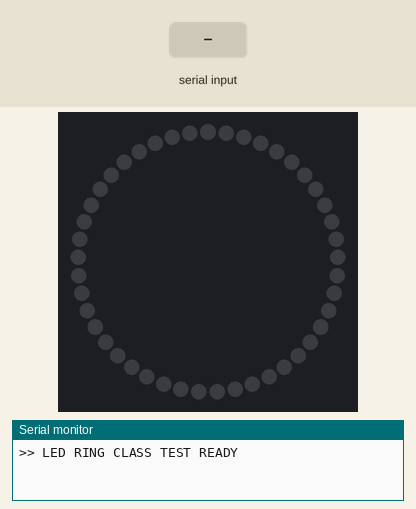
This sketch was run on a simulated Arduino Nano Every. Parts: 45 RGB LEDs in a ring, first at the top, clockwise, the last lines printed to the serial monitor. The inputs (shaded band) are chosen by the test bench. Dim RGB values are drawn brighter than linear.

Above: at 1.2 s.
1.3 s: "30,150\n" received over Serial
2.8 s: "2\n" received over Serial
At 3.7 s:
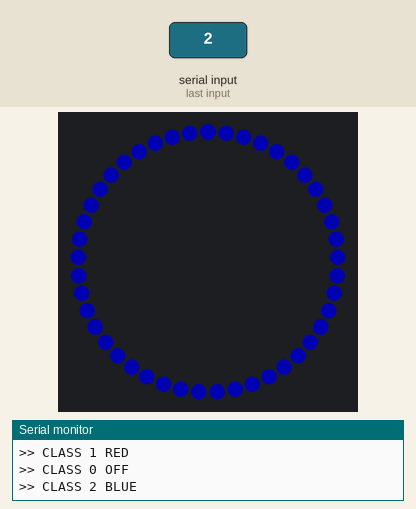
4.3 s: "1\n" received over Serial
At 4.9 s:
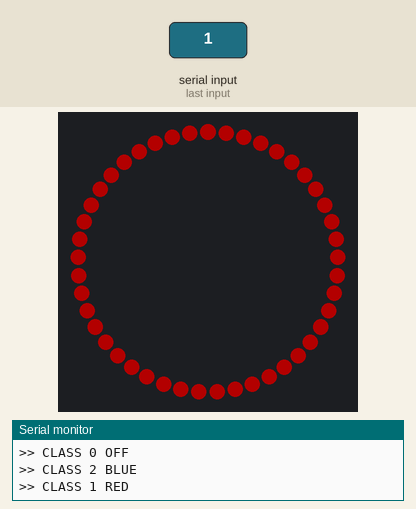
5.8 s: "90,45\n" received over Serial
At 7.0 s:
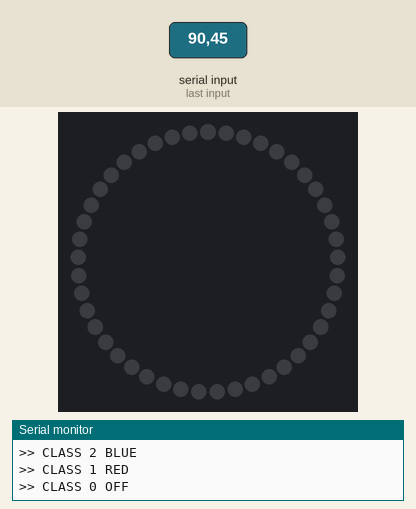
7.3 s: "3\n" received over Serial
At 8.4 s:
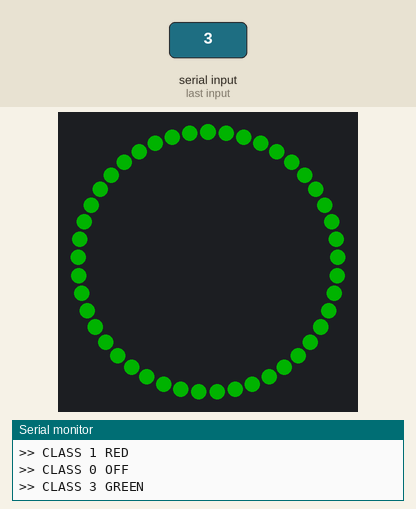
Timing chart, 0 to 9.8 s (numbered marks = the images above; inputs shaded):
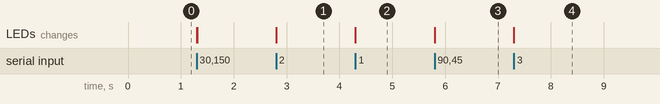

The sketch:

ArduinoProcessing.ino
```cpp
/*
  LED RING CLASS TEST  -  Arduino Nano Every

  The Arduino side of the Wekinator test. Use it together with the Processing sketch WekinatorMouseTest.

  Processing sends a number (1, 2 or 3, then a new line), exactly like the Wekinator bridge does for BreathDevice.
  This sketch colours the whole LED ring for that number:
    1 = RED      (in BreathDevice: too fast)
    2 = BLUE     (in BreathDevice: too slow)
    3 = GREEN    (in BreathDevice: erratic)
    0 = OFF
  Every time the number changes it answers with a message, for example ">> CLASS 2 BLUE" (no ":" so Processing only shows it).

  So: the ring changes colour when the cursor moves to another area = Processing -> Wekinator -> Processing -> Arduino all work.

  WIRING: the same as BreathDevice (ring DI -> A1, ring power from the power bank, grounds joined).
  Needs the library "Adafruit NeoPixel". After the test, upload BreathDevice again.
*/

#include <Adafruit_NeoPixel.h>                                        // The Adafruit NeoPixel library controls the LED ring.

// PINS

const int LED_PIN   = A1;                                             // The LED ring's data wire is connected to pin A1, as in BreathDevice.
const int LED_COUNT = 45;                                             // The ring has 45 LEDs.
Adafruit_NeoPixel ring(LED_COUNT, LED_PIN, NEO_GRB + NEO_KHZ800);     // This creates the LED ring object the code talks to.

// SETTINGS

const int  LED_BRIGHTNESS = 60;                                       // The ring's overall brightness, from 0 to 255, the same as BreathDevice.
const long BAUD_RATE      = 115200;                                   // The USB speed, the same as BreathDevice and the Processing sketches.

// VARIABLES

int shownClass = -1;                                                  // The number the ring is showing now (-1 = nothing yet, so the first number always changes it).

// HELPERS

void fillRing(int red, int green, int blue) {                         // This function gives every LED the same colour.
  for (int i = 0; i < LED_COUNT; i++) {                               // It goes through all 45 LEDs...
    ring.setPixelColor(i, ring.Color(red, green, blue));              // ...and gives each one the colour.
  }                                                                   // End of going through the LEDs.
  ring.show();                                                        // The new colours are sent to the ring all at once.
}                                                                     // End of fillRing.

// SETUP + LOOP

void setup() {                                                        // setup() runs once, when the Arduino is switched on.
  Serial.begin(BAUD_RATE);                                            // The USB connection is started.
  ring.begin();                                                       // The LED ring is started.
  ring.setBrightness(LED_BRIGHTNESS);                                 // Its overall brightness is limited.
  fillRing(0, 0, 0);                                                  // It starts with all LEDs off.
  Serial.println(">> LED RING CLASS TEST READY");                     // Processing is told the test has started.
}                                                                     // End of setup.

void loop() {                                                         // loop() runs again and again.
  if (Serial.available() == 0) return;                                // If Processing sent nothing, nothing happens this time.
  char letter = Serial.read();                                        // One letter is read.
  if (letter < '0' || letter > '3') return;                           // Anything that is not 0, 1, 2 or 3 (like the new line) is ignored.

  int number = letter - '0';                                          // The character '2' becomes the number 2.
  if (number == shownClass) return;                                   // The same number as before: the ring already shows it.
  shownClass = number;                                                // The new number is remembered.

  if (number == 1) {                                                  // 1...
    fillRing(255, 0, 0);                                              // ...turns the ring RED.
    Serial.println(">> CLASS 1 RED");                                 // Processing is told.
  } else if (number == 2) {                                           // 2...
    fillRing(0, 0, 255);                                              // ...turns the ring BLUE.
    Serial.println(">> CLASS 2 BLUE");                                // Processing is told.
  } else if (number == 3) {                                           // 3...
    fillRing(0, 255, 0);                                              // ...turns the ring GREEN.
    Serial.println(">> CLASS 3 GREEN");                               // Processing is told.
  } else {                                                            // 0...
    fillRing(0, 0, 0);                                                // ...turns the ring OFF.
    Serial.println(">> CLASS 0 OFF");                                 // Processing is told.
  }                                                                   // End of choosing the colour.
}                                                                     // End of loop.
```

Measured:
- after the input at 2.8 s, the LEDs: change at once (image 1)
- after the input at 4.3 s, the LEDs: change at once (image 2)
- after the input at 5.8 s, the LEDs: change at once (image 3)
- after the input at 7.3 s, the LEDs: change at once (image 4)
